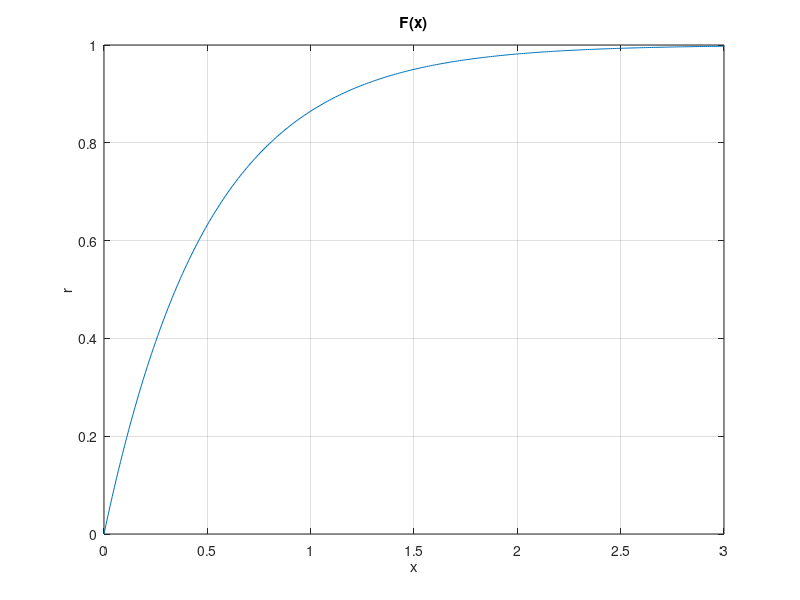
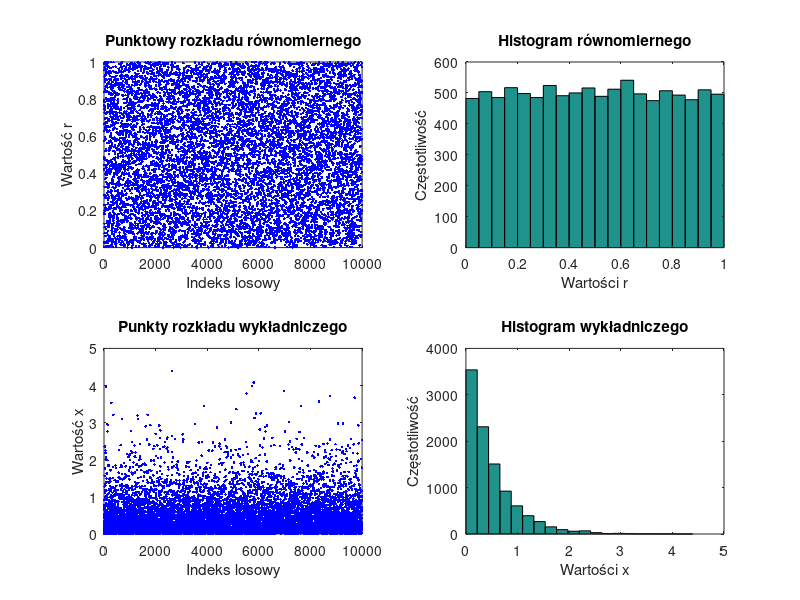

Source code (MATLAB) for these figures, in order:
% generowanie liczb o rozkładzie wykładniczym 
% R[0,1) --> Dowolny rozklad o zadanej dystrybuancie
% F(x) = 1-exp(-lamb*x) = r 
x = 0 : 0.01 : 3;
lamb = 2; F = 1-exp(-lamb*x);
plot( x, F ); xlabel('x'); ylabel('r'); title('F(x)'); grid;  
N = 10000;
lamb = 2;
r = rand(1,N);
x = - (1/lamb)*log(1 - r);
figure;

% Wykres punktowy rozkładu równomiernego r
subplot(221); 
plot(r, 'b.');
title('Punktowy rozkładu równomiernego');
xlabel('Indeks losowy');
ylabel('Wartość r');

% Histogram rozkładu równomiernego r
subplot(222); 
hist(r, 20);
title('Histogram równomiernego');
xlabel('Wartości r');
ylabel('Częstotliwość');

% Wykres punktowy rozkładu wykładniczego x
subplot(223); 
plot(x, 'b.');
title('Punkty rozkładu wykładniczego');
xlabel('Indeks losowy');
ylabel('Wartość x');

% Histogram rozkładu wykładniczego x
subplot(224); 
hist(x, 20);
title('Histogram wykładniczego');
xlabel('Wartości x');
ylabel('Częstotliwość');

pause;